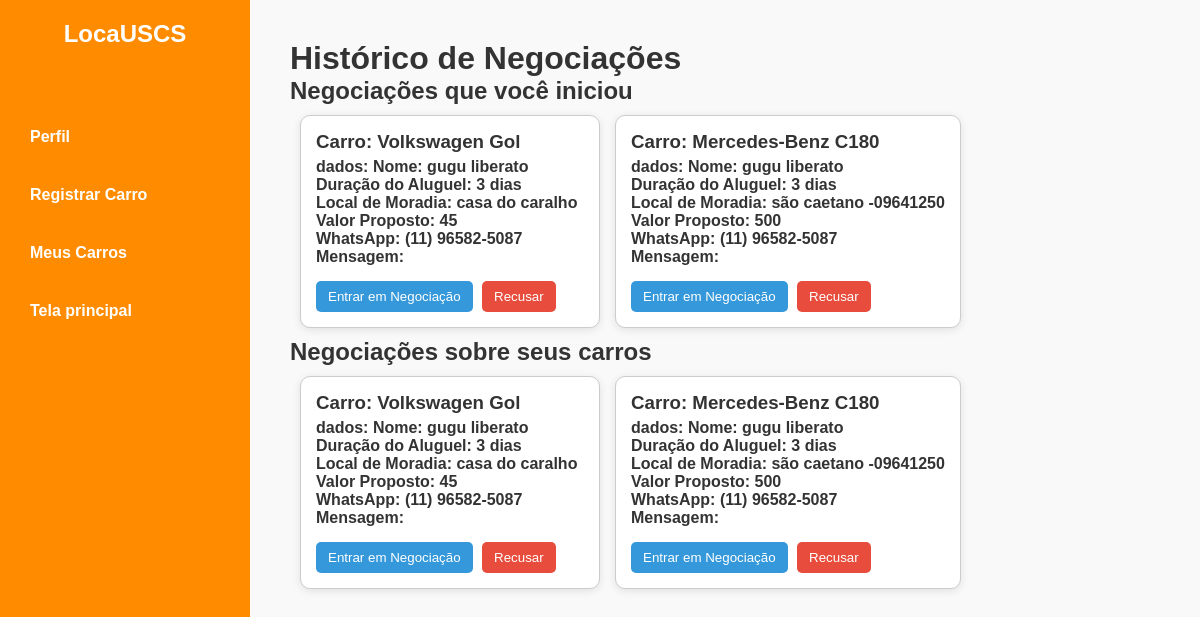
Screenshot of /negociacoes (signed in) with the database file from the repository.
### tables this page shows
CREATE TABLE negociacoes (
            id INTEGER PRIMARY KEY AUTOINCREMENT,
            carro_id INTEGER,
            descricao TEXT, -- agora permite NULL
            email_contato TEXT NOT NULL,
            telefone TEXT NOT NULL, status TEXT,
            FOREIGN KEY(carro_id) REFERENCES carros(id)
        );

CREATE TABLE carros (
        id INTEGER PRIMARY KEY AUTOINCREMENT,
        modelo TEXT NOT NULL,
        ano INTEGER NOT NULL,
        km INTEGER NOT NULL,
        lkm REAL NOT NULL,
        categoria TEXT NOT NULL,
        imagem TEXT NOT NULL,
        usuario_id INTEGER, id_usuario INTEGER,
        FOREIGN KEY (usuario_id) REFERENCES usuarios(id)
    );

### locauscs.py (the view, shortened to what this page needs)
@app.route('/negociacoes', methods=['GET', 'POST'])
def negociacoes():
    if 'user_id' not in session:
        return redirect(url_for('login'))
    user_id = session['user_id']
    conn = sqlite3.connect('locauscs.db')
    cursor = conn.cursor()
    cursor.execute('''
        SELECT n.id, c.modelo, n.descricao, n.email_contato, n.telefone, n.status
        FROM negociacoes n
        JOIN carros c ON n.carro_id = c.id
        WHERE c.usuario_id = ?
    ''', (user_id,))
    negociacoes_dono = cursor.fetchall()
    cursor.execute('''
        SELECT n.id, c.modelo, n.descricao, n.email_contato, n.telefone, n.status
        FROM negociacoes n
        JOIN carros c ON n.carro_id = c.id
        WHERE n.email_contato = (SELECT email FROM usuarios WHERE id = ?)
    ''', (user_id,))
    negociacoes_locatario = cursor.fetchall()
    conn.close()
    return render_template('negociacoes.html',
                           negociacoes_dono=negociacoes_dono,
                           negociacoes_locatario=negociacoes_locatario)

### templates/negociacoes.html (shortened to what this page needs)
<!DOCTYPE html>
<html lang="pt-br">
<head>
    <link rel="stylesheet" href="{{ url_for('static', filename='css/estilo.css') }}" />
</head>
<body>
    <div class="sidebar">
        <div class="logo"><h2>LocaUSCS</h2></div>
        <ul class="sidebar-links">
            <li><a href="{{ url_for('perfil') }}">Perfil</a></li>
            <li><a href="{{ url_for('registrar_carro') }}">Registrar Carro</a></li>
            <li><a href="{{ url_for('meus_carros') }}">Meus Carros</a></li>
            <li><a href="{{ url_for('home') }}">Tela principal</a></li>
        </ul>
    </div>
    <div class="content">
        <h1>Histórico de Negociações</h1>
        <h2>Negociações que você iniciou</h2>
        <div class="scroll-container">
            {% for negociacao in negociacoes_locatario %}
            <div class="negociacao">
                <h3>Carro: {{ negociacao[1] }}</h3>
                <strong><p>dados: {{ negociacao[2] | replace('\n', '<br>') | safe }}</p></strong>
                <button
                    class="btn btn-primary btn-negociacao"
                    data-negociacao='{{ negociacao|tojson|safe }}'
                >Entrar em Negociação</button>
                <form action="{{ url_for('recusar_negociacao') }}" method="post" style="display:inline;">
                    <button type="submit" class="btn btn-danger">Recusar</button>
                </form>
            </div>
            {% endfor %}
        </div>
        <h2>Negociações sobre seus carros</h2>
        <div class="scroll-container">
            {% for negociacao in negociacoes_dono %}
            <div class="negociacao">
                <h3>Carro: {{ negociacao[1] }}</h3>
                <strong><p>dados: {{ negociacao[2] | replace('\n', '<br>') | safe }}</p></strong>
                <button
                    class="btn btn-primary btn-negociacao"
                    data-negociacao='{{ negociacao|tojson|safe }}'
                >Entrar em Negociação</button>
                <form action="{{ url_for('recusar_negociacao') }}" method="post" style="display:inline;">
                    <button type="submit" class="btn btn-danger">Recusar</button>
                </form>
            </div>
            {% endfor %}
        </div>
    </div>
</body>
</html>

### static/css/estilo.css (style rules this page uses)
* { margin: 0; padding: 0; box-sizing: border-box; }
:root { --cor-primaria: #FF8C00; --cor-secundaria: #1E90FF; --cor-terciaria: #FFFFFF; --cor-hover-secundaria: #1565c0; }
body { font-family: Arial, sans-serif; background-color: #f9f9f9; color: #333; display: flex; min-height: 100vh; }
.sidebar { width: 250px; background-color: var(--cor-primaria); height: 100vh; padding: 20px; color: var(--cor-terciaria); position: fixed; top: 0; left: 0; display: flex; flex-direction: column; }
.sidebar .logo h2 { text-align: center; margin-bottom: 30px; }
.sidebar-links { list-style-type: none; padding: 0; margin-top: 20px; }
.sidebar-links li { margin: 20px 0; }
.sidebar-links a { color: var(--cor-terciaria); text-decoration: none; font-weight: bold; display: block; padding: 10px; border-radius: 5px; }
.content { margin-left: 250px; padding: 40px; flex: 1; overflow-y: auto; height: 100vh; }

### templates/negociacoes.html (style rules this page uses)
.scroll-container { display: flex; overflow-x: auto; padding: 10px; gap: 15px; }
.negociacao { min-width: 300px; border: 1px solid #ccc; padding: 15px; background-color: #fff; border-radius: 10px; box-shadow: 0 2px 8px rgba(0,0,0,0.1); flex-shrink: 0; position: relative; }
.negociacao h3 { margin-top: 0; }
.negociacao p { margin: 5px 0; white-space: pre-line; }
.btn { padding: 8px 12px; margin-top: 10px; margin-right: 5px; border: none; border-radius: 5px; cursor: pointer; }
.btn-danger { background-color: #e74c3c; color: white; }
.btn-primary { background-color: #3498db; color: white; }

### rows the page displays
negociacoes: modelo "Volkswagen Gol", descricao "Nome: gugu liberato Duração do Aluguel: 3 dias Local de Moradia: casa do caralho Valor Proposto: 45 WhatsApp: (11) 96582-5087 Mensagem:"
negociacoes: modelo "Mercedes-Benz C180", descricao "Nome: gugu liberato Duração do Aluguel: 3 dias Local de Moradia: são caetano -09641250 Valor Proposto: 500 WhatsApp: (11) 96582-5087 Mensagem:"
